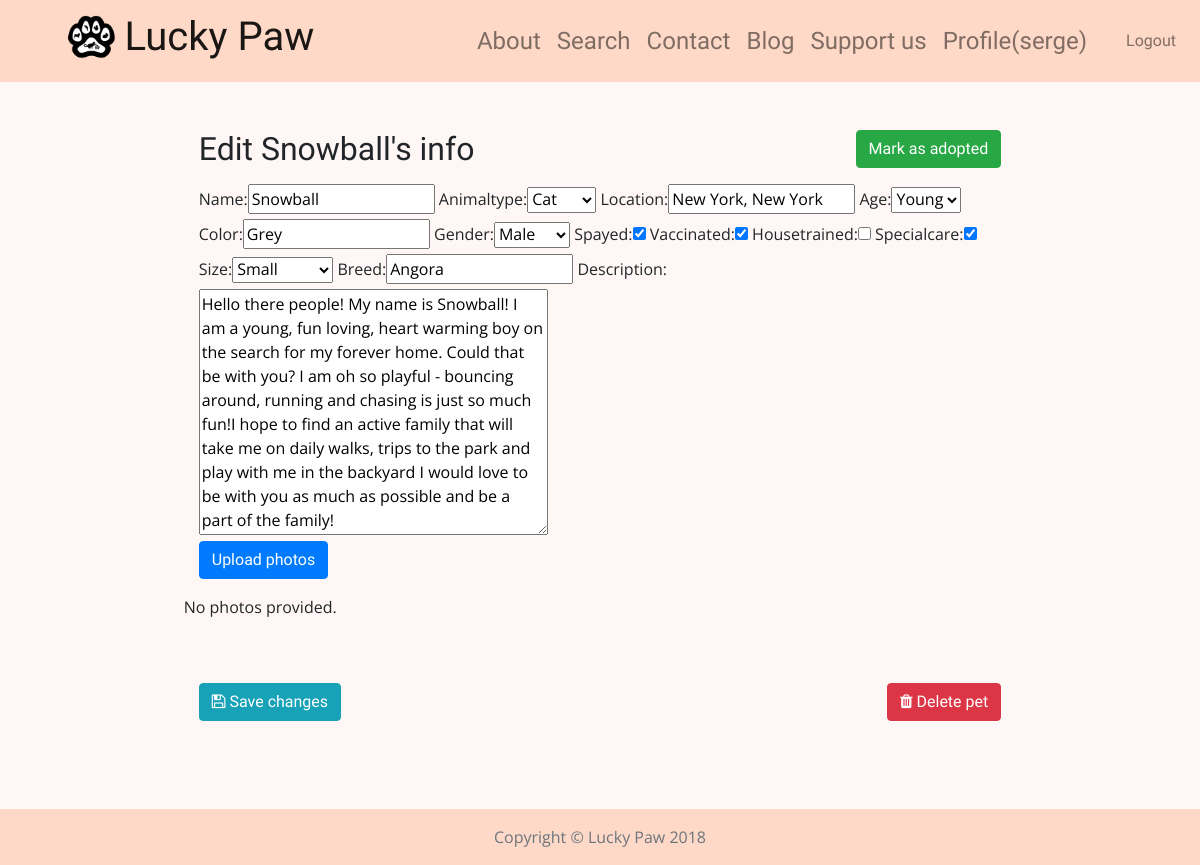
Before: /pet/11/edit/ (signed in) with the older database file.
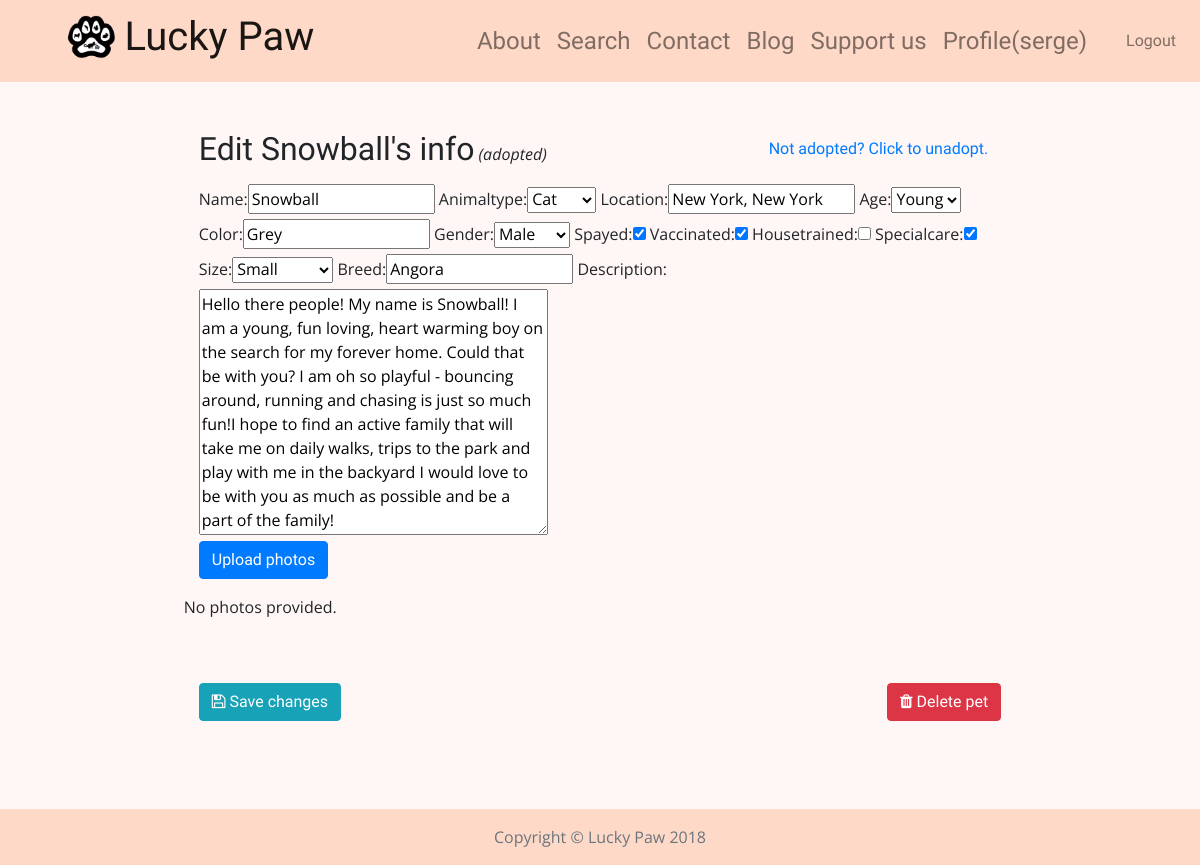
After: the same page with the newer database file.
### app/pet_views.py (the view)
# urls.py: path('pet/<id>/edit/', pet_views.pet_edit, name='pet_edit'),
@login_required
def pet_edit(request, id):
    pet = get_object_or_404(models.Pet, pk=id)
    if(request.user.is_superuser or request.user == pet.supervisor.user):
        if request.method == 'POST':
            pet_form = PetForm(request.POST, request.FILES, instance=pet)
            if pet_form.is_valid():
                pet_form.save(commit=True)
                return redirect('pet_profile', id=id)
        else:
            pet_form = PetForm(instance=pet)
        return render(request, 'app/pet_edit.html', {'pet_form': pet_form, 'id': id, 'pet': pet})
    else:
        return redirect('pet_profile', id=id)

### app/forms.py
class PetForm(forms.ModelForm):
    class Meta:
        model = Pet
        fields = ['name','animaltype', 'location','age','color','gender',
        'spayed','vaccinated','housetrained','specialcare','size','breed','description']
    def __init__(self, *args, **kwargs):
        super(PetForm, self).__init__(*args, **kwargs)
        self.fields['description'].widget = forms.Textarea(attrs={'placeholder' : 'Write short description of pet'})
        self.fields['name'].widget = forms.TextInput(attrs={'placeholder': 'Write pet\'s name'})

### app/models.py (called while the page is built)
    @property
    def photos(self):
        return [photo.image for photo in Photo.objects.filter(pet=self)]

### app/templates/app/pet_edit.html (shortened to what this page needs)
{% extends 'app/base.html' %}
{% load staticfiles %}
{% load bootstrap_tags %}
{% block content %}
<form class="container col-md-9 mb-5" enctype="multipart/form-data" action="" method="post">
  <div class="mb-2 mt-5">
    <h2 class="d-inline-block">Edit {{ pet.name }}'s info </h2>
    {% if not pet.adopted %}
      <a href="{% url 'pet_adopt' id=id %}" class="btn btn-success d-inline-block float-right">Mark as adopted</a>
    {% else %}
      <i class="d-inline-block"> (adopted)</i>
      <button id="unadoptButton" data-url="{% url 'pet_unadopt' id=id %}" class="btn btn-link d-inline-block float-right">Not adopted? Click to unadopt.</button>
    {% endif %}
  </div>
  {{ pet_form|as_bootstrap }}
  <div>
    <button type="button" class="btn btn-primary js-upload-photos">
       Upload photos
    </button>
    <div id="gallery" class="row text-center text-lg-left mt-3">
      {% for photo in pet.photos %}
        <div class="col-lg-3 col-md-4 col-xs-6">
          <img class="img-fluid img-thumbnail" src="{{ photo.url }}" alt="{{ photo.name }}">
        </div>
      {% empty %}
        <p>No photos provided.</p>
      {% endfor %}
    </div>
  </div>
  <button class="btn btn btn-info d-inline-block mt-5" type="submit"><i class="fa fa-save"></i> Save changes</button>
  <a class="btn btn btn-danger d-inline-block float-right align-middle mt-5" id="deleteModalButton" data-url="{% url 'pet_delete' id=id %}" href="#delete"><i class="fa fa-trash"></i> Delete pet</a>
</form>
{% endblock %}

Changed rows visible on the page:
changed Pet "Snowball": adopted False → True (drawn)
Other visible differences:
text no longer shown: "Mark as adopted"
text now shown: "(adopted) Not adopted? Click to unadopt."
